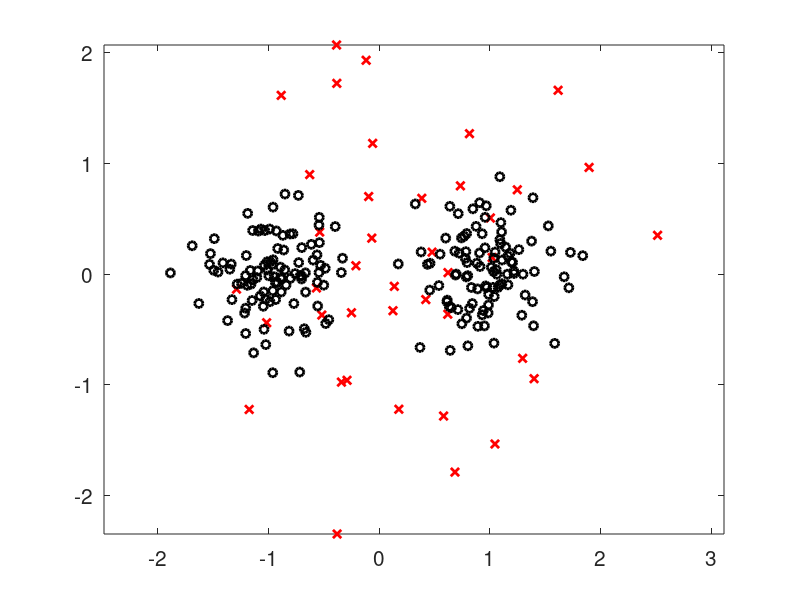

This chart was generated by the following MATLAB code: (Note: this script raises an error after producing the figure.)
nsamples = 10;
step = 1;
noisepoints = 150;

k = 40;

dimension = 100;

intervals = [0 0.01 0.1 0.5 1];
%intervals = [0 0.01 0.1 0.5 1 2 5];
%intervals = [0 0.01 0.1 0.5 1 2 5;0 0.01 0.1 0.5 1 2 5;0 0.01 0.1 0.5 1 2 5;0 0.01 0.1 0.5 1 2 5];

intervals = repmat(intervals,dimension,1);

potential = @L1;
mu1 = zeros(1,dimension);
mu2 = zeros(1,dimension);

mu1(1) = -1; mu2(1) = 1;

s1 = repmat(0.1,1,dimension); % s1(1) = 0.1; s1(2) = 0.1; s1(5) = 0.1; s1(6) = 0.1;
s2 = repmat(0.1,1,dimension); % s2(1) = 0.1; s2(2) = 0.1; s2(5) = 0.1; s2(6) = 0.1;


r1 = mvnrnd(mu1,s1,100); r2 = mvnrnd(mu2,s2,100); r = [r1',r2']';

noisesigma = repmat(1,1,dimension);
noisesigma(3) = 2;
noisesigma(4) = 4;

noisemu = zeros(1,dimension);
noise = mvnrnd(noisemu,noisesigma,k); 
h = plot(noise(:,1),noise(:,2),'rx','LineWidth',2); hold on; 
plot(r(:,1),r(:,2),'ko','LineWidth',2); axis equal; set(gca,'FontSize',15);

figure;

clear pc1L1; 
clear pc1L1opt; 
clear pc1L2; 
clear pc1PQSQL2; 
clear pc1PQSQLSQRT;
clear u;
clear uPQSQ;
clear nps;
ii = 1;
for i=0:step:noisepoints
display(sprintf('%i',i)); 
for j=1:nsamples 
        %noise = mvnrnd(noisemu,noisesigma,i); rn = [r1',r2',noise']'; 
        lp = laprnd(i,dimension); 
        for dim=1:dimension 
            lp(:,dim) = lp(:,dim)*noisesigma(dim); 
        end
        noise = lp; rn = [r1',r2',noise']';
        
        [pc,u] = pca(rn); pc1L2(ii,j)=computeSimpleTtest(u(:,1:2),100); %pc1L2(ii,j)=pc(1,1); 
        [pcPQSQ,uPQSQ] = pcaPQSQ_fast(rn,2,'potential',@L1,'optimize',0,'intervals',intervals); pc1L1(ii,j)=computeSimpleTtest(uPQSQ(:,1:2),100); %pc1L1(ii,j)=pcPQSQ(1,1); 
        %pcPQSQopt = pcaPQSQ_fast(rn,1,'potential',@L1,'optimize',2,'intervals',intervals); pc1L1opt(ii,j)=pcPQSQopt(1,1); 
        %pcPQSQL2 = pcaPQSQ_fast(rn,1,'potential',@L2,'optimize',0,'intervals',intervals); pc1PQSQL2(ii,j)=pcPQSQL2(1,1); 
        %pcPQSQLSQRT = pcaPQSQ_fast(rn,1,'potential',@LSQRT,'optimize',0,'intervals',intervals); pc1PQSQLSQRT(ii,j)=pcPQSQLSQRT(1,1); 
    end; 
nps(ii) = i;    
ii=ii+1;  
end; 

[v,u] = pca(rn); 
plot(u(201:end,1),u(201:end,2),'rx'); hold on; 
plot(u(1:100,1),u(1:100,2),'ko'); axis equal;
plot(u(101:200,1),u(101:200,2),'ks'); axis equal;
 
figure;

[v,u] = pcaPQSQ_fast(rn,2,'potential',@L1,'intervals',intervals,'optimize',0); 
plot(u(201:end,1),u(201:end,2),'rx','LineWidth',1); hold on; 
plot(u(1:100,1),u(1:100,2),'ko','LineWidth',1); axis equal;
plot(u(101:200,1),u(101:200,2),'ks','LineWidth',1); axis equal;

figure;

plot(nps,[mean(pc1L1')],'r-','LineWidth',2); hold on; plot(nps,[mean(pc1L1')-mad(pc1L1')],'r--','LineWidth',1); plot(nps,[mean(pc1L1')+mad(pc1L1')],'r--','LineWidth',1);  
%plot([mean(pc1L1opt')],'m-','LineWidth',2); hold on; plot([mean(pc1L1opt')-mad(pc1L1opt')],'m--','LineWidth',1); plot([mean(pc1L1opt')+mad(pc1L1opt')],'m--','LineWidth',1);  
plot(nps,mean(pc1L2'),'b-','LineWidth',2); plot(nps,mean(pc1L2')-mad(pc1L2'),'b--','LineWidth',1);   plot(nps,mean(pc1L2')+mad(pc1L2'),'b--','LineWidth',1);  
%plot(mean(pc1PQSQL2'),'g-','LineWidth',2); plot(mean(pc1PQSQL2')-mad(pc1PQSQL2'),'g--','LineWidth',1);   plot(mean(pc1PQSQL2')+mad(pc1PQSQL2'),'g--','LineWidth',1);  
%plot([mean(pc1PQSQLSQRT')],'k-','LineWidth',2); hold on; plot([mean(pc1PQSQLSQRT')-mad(pc1PQSQLSQRT')],'k--','LineWidth',1); plot([mean(pc1PQSQLSQRT')+mad(pc1PQSQLSQRT')],'k--','LineWidth',1);  

sumdiff = sum(abs(mean(pc1L1')-mean(pc1L2')))

%ylim([-0.05, 1.2]);



